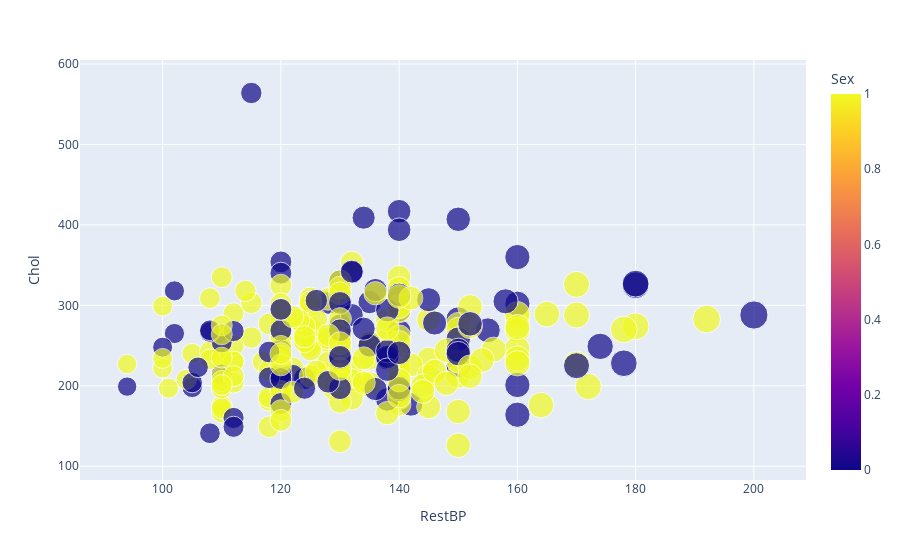

The code cell stored with this chart in its notebook:
### Code cell
px.scatter(data_frame=df,x='RestBP',y='Chol',size='RestBP',color='Sex')

### Figure 1 — Plotly figure (JSON) as saved in the notebook; plotly's stock layout.template omitted (floating-point values rounded to 4 significant figures; data arrays with more than 128 entries replaced by an {"elided": "..."} marker saying what was removed)
{"data": [{"hoverlabel": {"namelength": 0}, "hovertemplate": "RestBP=%{marker.size}<br>Chol=%{y}<br>Sex=%{marker.color}", "legendgroup": "", "marker": {"color": {"elided": "297 int values"}, "coloraxis": "coloraxis", "size": {"elided": "297 int values"}, "sizemode": "area", "sizeref": 0.5, "symbol": "circle"}, "mode": "markers", "name": "", "showlegend": false, "type": "scatter", "x": {"elided": "297 int values"}, "xaxis": "x", "y": {"elided": "297 int values"}, "yaxis": "y"}], "layout": {"coloraxis": {"colorbar": {"title": {"text": "Sex"}}, "colorscale": [[0, "#0d0887"], [0.1111, "#46039f"], [0.2222, "#7201a8"], [0.3333, "#9c179e"], [0.4444, "#bd3786"], [0.5556, "#d8576b"], [0.6667, "#ed7953"], [0.7778, "#fb9f3a"], [0.8889, "#fdca26"], [1, "#f0f921"]]}, "legend": {"itemsizing": "constant", "tracegroupgap": 0}, "margin": {"t": 60}, "xaxis": {"anchor": "y", "domain": [0, 1], "title": {"text": "RestBP"}}, "yaxis": {"anchor": "x", "domain": [0, 1], "title": {"text": "Chol"}}}}
